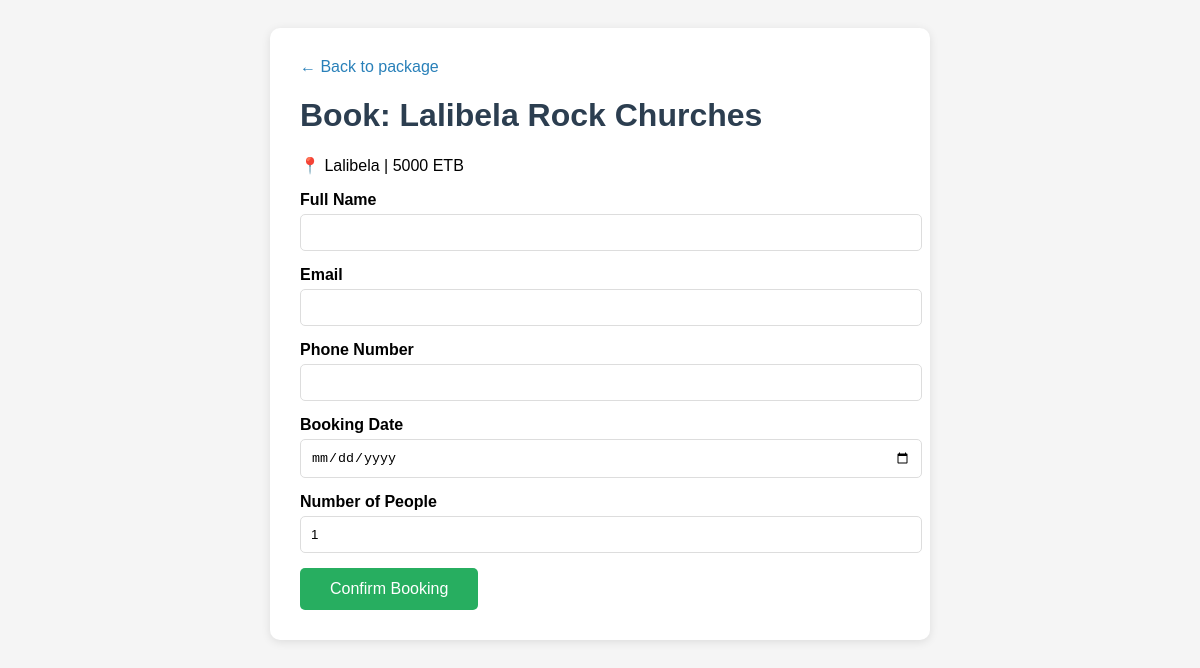
Screenshot of /book/1/ with the database file from the repository.
### tours/models.py (models this page shows, shortened)
class TourPackage(models.Model):
    PACKAGE_TYPES = [
        ('cultural', 'Cultural & Historical'),
        ('adventure', 'Adventure & Nature'),
        ('extreme', 'Extreme Adventure'),
    ]
    name = models.CharField(max_length=200)
    package_type = models.CharField(max_length=50, choices=PACKAGE_TYPES)
    location = models.CharField(max_length=200)
    price = models.IntegerField(help_text="Price in ETB")
    duration_days = models.IntegerField()
    description = models.TextField()
    image = models.ImageField(upload_to='tours/', blank=True, null=True)
    created_at = models.DateTimeField(auto_now_add=True)

### tours/views.py (the view)
# urls.py: path('book/<int:package_id>/', views.book_package, name='book_package'),
def book_package(request, package_id):
    package = get_object_or_404(TourPackage, id=package_id)
    if request.method == 'POST':
        form = BookingForm(request.POST)
        if form.is_valid():
            booking = form.save(commit=False)
            booking.package = package
            booking.save()
            messages.success(request, f'Booking confirmed for {package.name}!')
            return redirect('package_detail', package_id=package_id)
    else:
        form = BookingForm()
    return render(request, 'tours/booking_form.html', {
        'form': form,
        'package': package
    })

### tours/forms.py
class BookingForm(forms.ModelForm):
    class Meta:
        model = Booking
        fields = ['customer_name', 'customer_email', 'customer_phone', 'booking_date', 'number_of_people']
        widgets = {
            'booking_date': forms.DateInput(attrs={'type': 'date'}),
        }

### tours/templates/tours/booking_form.html (shortened to what this page needs)
<!DOCTYPE html>
<html>
<head>
</head>
<body>
    <div class="container">
        <a href="{% url 'package_detail' package.id %}" class="back">← Back to package</a>
        <h1>Book: {{ package.name }}</h1>
        <p>📍 {{ package.location }} | {{ package.price }} ETB</p>
        <form method="POST">
            <div class="form-group">
                <label>Full Name</label>
                {{ form.customer_name }}
            </div>
            <div class="form-group">
                <label>Email</label>
                {{ form.customer_email }}
            </div>
            <div class="form-group">
                <label>Phone Number</label>
                {{ form.customer_phone }}
            </div>
            <div class="form-group">
                <label>Booking Date</label>
                {{ form.booking_date }}
            </div>
            <div class="form-group">
                <label>Number of People</label>
                {{ form.number_of_people }}
            </div>
            <button type="submit" class="btn">Confirm Booking</button>
        </form>
    </div>
</body>
</html>

### tours/templates/tours/booking_form.html (style rules this page uses)
body { font-family: Arial, sans-serif; background: #f5f5f5; padding: 20px; }
.container { max-width: 600px; margin: 0 auto; background: white; padding: 30px; border-radius: 10px; box-shadow: 0 2px 10px rgba(0,0,0,0.1); }
h1 { color: #2c3e50; }
.form-group { margin-bottom: 15px; }
label { display: block; font-weight: bold; margin-bottom: 5px; }
input, select { width: 100%; padding: 10px; border: 1px solid #ddd; border-radius: 5px; }
.btn { background: #27ae60; color: white; padding: 12px 30px; border: none; border-radius: 5px; cursor: pointer; font-size: 16px; }
.back { color: #2980b9; text-decoration: none; }

### rows the page displays
TourPackage: name "Lalibela Rock Churches", location "Lalibela", price "5000"
